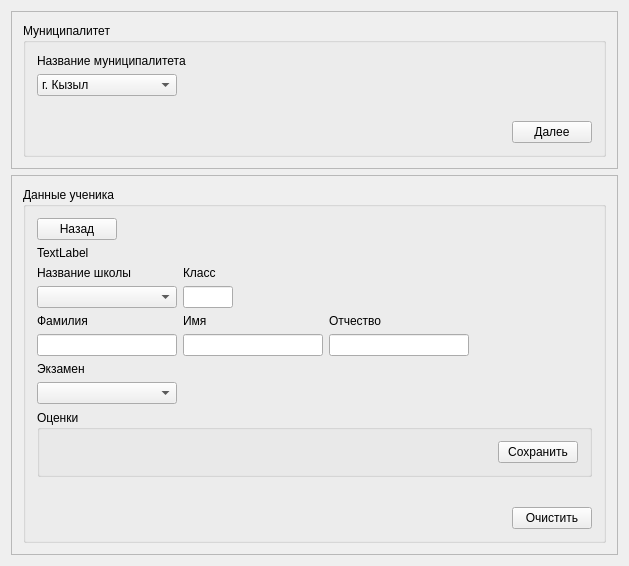
<?xml version="1.0" encoding="UTF-8"?>
<ui version="4.0">
 <class>MainWindow</class>
 <widget class="QMainWindow" name="MainWindow">
  <property name="geometry">
   <rect>
    <x>0</x>
    <y>0</y>
    <width>629</width>
    <height>566</height>
   </rect>
  </property>
  <property name="windowTitle">
   <string>Клиент</string>
  </property>
  <widget class="QWidget" name="centralWidget">
   <layout class="QVBoxLayout" name="verticalLayout_12">
    <item>
     <widget class="QFrame" name="mainView">
      <property name="frameShape">
       <enum>QFrame::StyledPanel</enum>
      </property>
      <property name="frameShadow">
       <enum>QFrame::Raised</enum>
      </property>
      <layout class="QVBoxLayout" name="verticalLayout_2">
       <item>
        <widget class="QGroupBox" name="groupBox">
         <property name="title">
          <string>Муниципалитет</string>
         </property>
         <layout class="QVBoxLayout" name="verticalLayout_4">
          <item>
           <widget class="QLabel" name="label">
            <property name="text">
             <string>Название муниципалитета</string>
            </property>
           </widget>
          </item>
          <item>
           <layout class="QHBoxLayout" name="horizontalLayout_2">
            <item>
             <widget class="QComboBox" name="regionsComboBox">
              <property name="minimumSize">
               <size>
                <width>140</width>
                <height>0</height>
               </size>
              </property>
              <property name="maximumSize">
               <size>
                <width>140</width>
                <height>16777215</height>
               </size>
              </property>
              <item>
               <property name="text">
                <string>г. Кызыл</string>
               </property>
              </item>
              <item>
               <property name="text">
                <string>г. Ак-Довурак</string>
               </property>
              </item>
              <item>
               <property name="text">
                <string>Бай-Тайга</string>
               </property>
              </item>
              <item>
               <property name="text">
                <string>Барун-Хемчик</string>
               </property>
              </item>
              <item>
               <property name="text">
                <string>Дзун-Хемчик</string>
               </property>
              </item>
              <item>
               <property name="text">
                <string>Каа-Хемский</string>
               </property>
              </item>
              <item>
               <property name="text">
                <string>Кызыльский</string>
               </property>
              </item>
              <item>
               <property name="text">
                <string>Монгун-Тайгинский</string>
               </property>
              </item>
              <item>
               <property name="text">
                <string>Овур</string>
               </property>
              </item>
              <item>
               <property name="text">
                <string>Пий-Хемский</string>
               </property>
              </item>
              <item>
               <property name="text">
                <string>Сут-Хольский</string>
               </property>
              </item>
              <item>
               <property name="text">
                <string>Тандынский</string>
               </property>
              </item>
              <item>
               <property name="text">
                <string>Тере-Хольский</string>
               </property>
              </item>
              <item>
               <property name="text">
                <string>Тес-Хемский</string>
               </property>
              </item>
              <item>
               <property name="text">
                <string>Тоджинский</string>
               </property>
              </item>
              <item>
               <property name="text">
                <string>Улуг-Хемский</string>
               </property>
              </item>
              <item>
               <property name="text">
                <string>Чаа-Хольский</string>
               </property>
              </item>
              <item>
               <property name="text">
                <string>Чеди-Хольский</string>
               </property>
              </item>
              <item>
               <property name="text">
                <string>Эрзинский</string>
               </property>
              </item>
              <item>
               <property name="text">
                <string>Ресучреждения</string>
               </property>
              </item>
             </widget>
            </item>
            <item>
             <spacer name="horizontalSpacer">
              <property name="orientation">
               <enum>Qt::Horizontal</enum>
              </property>
              <property name="sizeHint" stdset="0">
               <size>
                <width>40</width>
                <height>20</height>
               </size>
              </property>
             </spacer>
            </item>
           </layout>
          </item>
          <item>
           <spacer name="verticalSpacer">
            <property name="orientation">
             <enum>Qt::Vertical</enum>
            </property>
            <property name="sizeHint" stdset="0">
             <size>
              <width>20</width>
              <height>36</height>
             </size>
            </property>
           </spacer>
          </item>
          <item>
           <layout class="QHBoxLayout" name="horizontalLayout">
            <item>
             <spacer name="horizontalSpacer_2">
              <property name="orientation">
               <enum>Qt::Horizontal</enum>
              </property>
              <property name="sizeHint" stdset="0">
               <size>
                <width>40</width>
                <height>20</height>
               </size>
              </property>
             </spacer>
            </item>
            <item>
             <widget class="QPushButton" name="nextButtonMainView">
              <property name="text">
               <string>Далее</string>
              </property>
             </widget>
            </item>
           </layout>
          </item>
         </layout>
        </widget>
       </item>
      </layout>
     </widget>
    </item>
    <item>
     <widget class="QFrame" name="secondView">
      <property name="frameShape">
       <enum>QFrame::StyledPanel</enum>
      </property>
      <property name="frameShadow">
       <enum>QFrame::Raised</enum>
      </property>
      <layout class="QVBoxLayout" name="verticalLayout_11">
       <item>
        <widget class="QGroupBox" name="groupBox_2">
         <property name="title">
          <string>Данные ученика</string>
         </property>
         <layout class="QVBoxLayout" name="verticalLayout_10">
          <item>
           <layout class="QHBoxLayout" name="horizontalLayout_6">
            <item>
             <widget class="QPushButton" name="backButtonSecondView">
              <property name="text">
               <string>Назад</string>
              </property>
             </widget>
            </item>
            <item>
             <spacer name="horizontalSpacer_6">
              <property name="orientation">
               <enum>Qt::Horizontal</enum>
              </property>
              <property name="sizeHint" stdset="0">
               <size>
                <width>40</width>
                <height>20</height>
               </size>
              </property>
             </spacer>
            </item>
           </layout>
          </item>
          <item>
           <widget class="QLabel" name="regionName">
            <property name="text">
             <string>TextLabel</string>
            </property>
           </widget>
          </item>
          <item>
           <layout class="QHBoxLayout" name="horizontalLayout_5">
            <item>
             <layout class="QVBoxLayout" name="verticalLayout_7">
              <item>
               <widget class="QLabel" name="label_3">
                <property name="text">
                 <string>Название школы</string>
                </property>
               </widget>
              </item>
              <item>
               <widget class="QComboBox" name="schoolsComboBox">
                <property name="minimumSize">
                 <size>
                  <width>140</width>
                  <height>0</height>
                 </size>
                </property>
                <property name="maximumSize">
                 <size>
                  <width>140</width>
                  <height>16777215</height>
                 </size>
                </property>
                <property name="baseSize">
                 <size>
                  <width>140</width>
                  <height>0</height>
                 </size>
                </property>
               </widget>
              </item>
             </layout>
            </item>
            <item>
             <layout class="QVBoxLayout" name="verticalLayout_6">
              <item>
               <widget class="QLabel" name="label_2">
                <property name="text">
                 <string>Класс</string>
                </property>
               </widget>
              </item>
              <item>
               <widget class="QLineEdit" name="gradeLineEdit">
                <property name="minimumSize">
                 <size>
                  <width>50</width>
                  <height>0</height>
                 </size>
                </property>
                <property name="maximumSize">
                 <size>
                  <width>50</width>
                  <height>16777215</height>
                 </size>
                </property>
                <property name="text">
                 <string/>
                </property>
               </widget>
              </item>
             </layout>
            </item>
            <item>
             <spacer name="horizontalSpacer_5">
              <property name="orientation">
               <enum>Qt::Horizontal</enum>
              </property>
              <property name="sizeHint" stdset="0">
               <size>
                <width>40</width>
                <height>20</height>
               </size>
              </property>
             </spacer>
            </item>
           </layout>
          </item>
          <item>
           <layout class="QHBoxLayout" name="horizontalLayout_4">
            <item>
             <layout class="QVBoxLayout" name="verticalLayout">
              <item>
               <widget class="QLabel" name="label_4">
                <property name="text">
                 <string>Фамилия</string>
                </property>
               </widget>
              </item>
              <item>
               <widget class="QLineEdit" name="secondNameEdit">
                <property name="minimumSize">
                 <size>
                  <width>140</width>
                  <height>0</height>
                 </size>
                </property>
                <property name="maximumSize">
                 <size>
                  <width>140</width>
                  <height>16777215</height>
                 </size>
                </property>
               </widget>
              </item>
             </layout>
            </item>
            <item>
             <layout class="QVBoxLayout" name="verticalLayout_3">
              <item>
               <widget class="QLabel" name="label_5">
                <property name="text">
                 <string>Имя</string>
                </property>
               </widget>
              </item>
              <item>
               <widget class="QLineEdit" name="firstNameEdit">
                <property name="minimumSize">
                 <size>
                  <width>140</width>
                  <height>0</height>
                 </size>
                </property>
                <property name="maximumSize">
                 <size>
                  <width>140</width>
                  <height>16777215</height>
                 </size>
                </property>
               </widget>
              </item>
             </layout>
            </item>
            <item>
             <layout class="QVBoxLayout" name="verticalLayout_5">
              <item>
               <widget class="QLabel" name="label_6">
                <property name="text">
                 <string>Отчество</string>
                </property>
               </widget>
              </item>
              <item>
               <widget class="QLineEdit" name="middleNameEdit">
                <property name="minimumSize">
                 <size>
                  <width>140</width>
                  <height>0</height>
                 </size>
                </property>
                <property name="maximumSize">
                 <size>
                  <width>140</width>
                  <height>16777215</height>
                 </size>
                </property>
               </widget>
              </item>
             </layout>
            </item>
            <item>
             <spacer name="horizontalSpacer_4">
              <property name="orientation">
               <enum>Qt::Horizontal</enum>
              </property>
              <property name="sizeHint" stdset="0">
               <size>
                <width>40</width>
                <height>20</height>
               </size>
              </property>
             </spacer>
            </item>
           </layout>
          </item>
          <item>
           <layout class="QHBoxLayout" name="horizontalLayout_7">
            <item>
             <layout class="QVBoxLayout" name="verticalLayout_9">
              <item>
               <widget class="QLabel" name="label_10">
                <property name="text">
                 <string>Экзамен</string>
                </property>
               </widget>
              </item>
              <item>
               <widget class="QComboBox" name="examComboBox">
                <property name="minimumSize">
                 <size>
                  <width>140</width>
                  <height>0</height>
                 </size>
                </property>
                <property name="maximumSize">
                 <size>
                  <width>140</width>
                  <height>16777215</height>
                 </size>
                </property>
               </widget>
              </item>
             </layout>
            </item>
            <item>
             <spacer name="horizontalSpacer_7">
              <property name="orientation">
               <enum>Qt::Horizontal</enum>
              </property>
              <property name="sizeHint" stdset="0">
               <size>
                <width>40</width>
                <height>20</height>
               </size>
              </property>
             </spacer>
            </item>
           </layout>
          </item>
          <item>
           <layout class="QHBoxLayout" name="horizontalLayout_9">
            <item>
             <widget class="QGroupBox" name="pointsGroupBox">
              <property name="title">
               <string>Оценки</string>
              </property>
              <layout class="QVBoxLayout" name="verticalLayout_8">
               <item>
                <layout class="QGridLayout" name="pointsGridLayout"/>
               </item>
               <item>
                <layout class="QHBoxLayout" name="horizontalLayout_8">
                 <item>
                  <spacer name="horizontalSpacer_8">
                   <property name="orientation">
                    <enum>Qt::Horizontal</enum>
                   </property>
                   <property name="sizeHint" stdset="0">
                    <size>
                     <width>40</width>
                     <height>20</height>
                    </size>
                   </property>
                  </spacer>
                 </item>
                 <item>
                  <widget class="QPushButton" name="saveButton">
                   <property name="text">
                    <string>Сохранить</string>
                   </property>
                  </widget>
                 </item>
                </layout>
               </item>
              </layout>
             </widget>
            </item>
           </layout>
          </item>
          <item>
           <spacer name="verticalSpacer_2">
            <property name="orientation">
             <enum>Qt::Vertical</enum>
            </property>
            <property name="sizeHint" stdset="0">
             <size>
              <width>20</width>
              <height>40</height>
             </size>
            </property>
           </spacer>
          </item>
          <item>
           <layout class="QHBoxLayout" name="horizontalLayout_3">
            <item>
             <spacer name="horizontalSpacer_3">
              <property name="orientation">
               <enum>Qt::Horizontal</enum>
              </property>
              <property name="sizeHint" stdset="0">
               <size>
                <width>40</width>
                <height>20</height>
               </size>
              </property>
             </spacer>
            </item>
            <item>
             <widget class="QPushButton" name="clearButtonSV">
              <property name="text">
               <string>Очистить</string>
              </property>
             </widget>
            </item>
           </layout>
          </item>
         </layout>
        </widget>
       </item>
      </layout>
     </widget>
    </item>
   </layout>
  </widget>
 </widget>
 <layoutdefault spacing="6" margin="11"/>
 <resources/>
 <connections/>
</ui>
